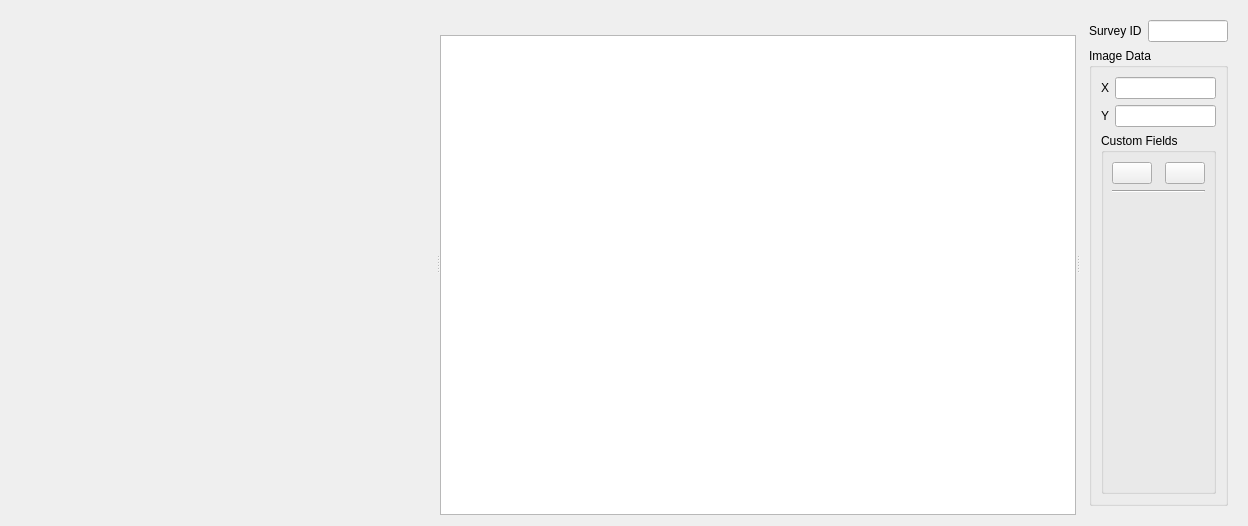
<?xml version='1.0' encoding='utf-8'?>
<!-- Modified by: Anson, 2026-03 — menu restructuring, toolbar layout -->
<ui version="4.0">
 <class>CentralWidget</class>
 <widget class="QWidget" name="CentralWidget">
  <property name="geometry">
   <rect>
    <x>0</x>
    <y>0</y>
    <width>1248</width>
    <height>526</height>
   </rect>
  </property>
  <property name="windowTitle">
   <string>Form</string>
  </property>
  <layout class="QVBoxLayout" name="verticalLayout_main">
   <item>
    <widget class="QSplitter" name="splitterMain">
     <property name="orientation">
      <enum>Qt::Horizontal</enum>
     </property>
     <widget class="QFrame" name="framePointWidget">
     <property name="sizePolicy">
      <sizepolicy hsizetype="Fixed" vsizetype="Preferred">
       <horstretch>1</horstretch>
       <verstretch>0</verstretch>
      </sizepolicy>
     </property>
     <property name="minimumSize">
      <size>
       <width>425</width>
       <height>0</height>
      </size>
     </property>
     <property name="maximumSize">
      <size>
       <width>16777215</width>
       <height>16777215</height>
      </size>
     </property>
     <property name="frameShape">
      <enum>QFrame::NoFrame</enum>
     </property>
     <property name="frameShadow">
      <enum>QFrame::Plain</enum>
     </property>
     <property name="lineWidth">
      <number>0</number>
     </property>
     <layout class="QVBoxLayout" name="verticalLayout">
      <property name="spacing">
       <number>0</number>
      </property>
      <property name="leftMargin">
       <number>0</number>
      </property>
      <property name="topMargin">
       <number>0</number>
      </property>
      <property name="rightMargin">
       <number>0</number>
      </property>
      <property name="bottomMargin">
       <number>0</number>
      </property>
     </layout>
    </widget>
    <widget class="QFrame" name="frameCenter">
     <property name="sizePolicy">
      <sizepolicy hsizetype="Preferred" vsizetype="Preferred">
       <horstretch>3</horstretch>
       <verstretch>0</verstretch>
      </sizepolicy>
     </property>
     <property name="frameShape">
      <enum>QFrame::NoFrame</enum>
     </property>
     <property name="frameShadow">
      <enum>QFrame::Raised</enum>
     </property>
     <layout class="QVBoxLayout" name="verticalLayout_4">
      <property name="spacing">
       <number>0</number>
      </property>
      <property name="leftMargin">
       <number>0</number>
      </property>
      <property name="topMargin">
       <number>0</number>
      </property>
      <property name="rightMargin">
       <number>0</number>
      </property>
      <property name="bottomMargin">
       <number>0</number>
      </property>
      <item>
       <layout class="QHBoxLayout" name="horizontalLayout">
        <property name="spacing">
         <number>10</number>
        </property>
        <property name="topMargin">
         <number>4</number>
        </property>


         <item>
          <spacer name="horizontalSpacer_left">
           <property name="orientation">
            <enum>Qt::Horizontal</enum>
           </property>
           <property name="sizeType">
            <enum>QSizePolicy::Expanding</enum>
           </property>
           <property name="sizeHint" stdset="0">
            <size>
             <width>40</width>
             <height>20</height>
            </size>
           </property>
          </spacer>
         </item>
         <item>
          <widget class="QLabel" name="labelWorkingDirectory">
          <property name="text">
           <string />
          </property>
         </widget>
        </item>
        <item>
         <spacer name="horizontalSpacer_right">
          <property name="orientation">
           <enum>Qt::Horizontal</enum>
          </property>
          <property name="sizeType">
           <enum>QSizePolicy::Expanding</enum>
          </property>
          <property name="sizeHint" stdset="0">
           <size>
            <width>40</width>
            <height>20</height>
           </size>
          </property>
         </spacer>
        </item></layout>
      </item>
     <item>
       <widget class="CentralGraphicsView" name="graphicsView" />
      </item>
      </layout>
    </widget>
    <widget class="QFrame" name="frameCustomField">
     <property name="sizePolicy">
      <sizepolicy hsizetype="Preferred" vsizetype="Preferred">
       <horstretch>1</horstretch>
       <verstretch>0</verstretch>
      </sizepolicy>
     </property>
     <property name="frameShape">
      <enum>QFrame::NoFrame</enum>
     </property>
     <property name="frameShadow">
      <enum>QFrame::Raised</enum>
     </property>
     <layout class="QVBoxLayout" name="verticalLayout_5">
      <item>
       <layout class="QHBoxLayout" name="SurveyId">
        <item>
         <widget class="QLabel" name="label_4">
          <property name="text">
           <string>Survey ID</string>
          </property>
         </widget>
        </item>
        <item>
         <widget class="QLineEdit" name="lineEditSurveyId" />
        </item>
       </layout>
      </item>
      <item>
       <widget class="QGroupBox" name="groupBoxImageData">
        <property name="minimumSize">
         <size>
          <width>0</width>
          <height>0</height>
         </size>
        </property>
        <property name="maximumSize">
         <size>
          <width>16777215</width>
          <height>16777215</height>
         </size>
        </property>
        <property name="title">
         <string>Image Data</string>
        </property>
        <layout class="QVBoxLayout" name="verticalLayout_2">
         <item>
          <layout class="QHBoxLayout" name="horizontalLayout_2">
           <item>
            <widget class="QLabel" name="label">
             <property name="text">
              <string>X</string>
             </property>
            </widget>
           </item>
           <item>
            <widget class="QLineEdit" name="lineEditX">
             <property name="sizePolicy">
              <sizepolicy hsizetype="Expanding" vsizetype="Fixed">
               <horstretch>0</horstretch>
               <verstretch>0</verstretch>
              </sizepolicy>
             </property>
            </widget>
           </item>
          </layout>
         </item>
         <item>
          <layout class="QHBoxLayout" name="horizontalLayout_3">
           <item>
            <widget class="QLabel" name="label_2">
             <property name="text">
              <string>Y</string>
             </property>
            </widget>
           </item>
           <item>
            <widget class="QLineEdit" name="lineEditY" />
           </item>
          </layout>
         </item>
         <item>
          <widget class="QGroupBox" name="groupBoxCustomFields">
           <property name="sizePolicy">
            <sizepolicy hsizetype="Preferred" vsizetype="Expanding">
             <horstretch>0</horstretch>
             <verstretch>0</verstretch>
            </sizepolicy>
           </property>
           <property name="title">
            <string>Custom Fields</string>
           </property>
           <layout class="QVBoxLayout" name="verticalLayout_3">
            <property name="leftMargin">
             <number>8</number>
            </property>
            <property name="rightMargin">
             <number>8</number>
            </property>
            <item>
             <layout class="QHBoxLayout" name="horizontalLayout_4">
              <item>
               <widget class="QPushButton" name="pushButtonDeleteField">
                <property name="toolTip">
                 <string>Delete custom field.</string>
                </property>
                <property name="text">
                 <string />
                </property>
                <property name="icon">
                 <iconset>
                  <normaloff>:/icons/delete.svg</normaloff>:/icons/delete.svg</iconset>
                </property>
                <property name="iconSize">
                 <size>
                  <width>24</width>
                  <height>24</height>
                 </size>
                </property>
               </widget>
              </item>
              <item>
               <spacer name="horizontalSpacer">
                <property name="orientation">
                 <enum>Qt::Horizontal</enum>
                </property>
                <property name="sizeHint" stdset="0">
                 <size>
                  <width>40</width>
                  <height>20</height>
                 </size>
                </property>
               </spacer>
              </item>
              <item>
               <widget class="QPushButton" name="pushButtonAddField">
                <property name="toolTip">
                 <string>Add custom field.</string>
                </property>
                <property name="text">
                 <string />
                </property>
                <property name="icon">
                 <iconset>
                  <normaloff>:/icons/add.svg</normaloff>:/icons/add.svg</iconset>
                </property>
                <property name="iconSize">
                 <size>
                  <width>24</width>
                  <height>24</height>
                 </size>
                </property>
               </widget>
              </item>
             </layout>
            </item>
            <item>
             <widget class="Line" name="line">
              <property name="orientation">
               <enum>Qt::Horizontal</enum>
              </property>
             </widget>
            </item>
            <item>
             <widget class="QFrame" name="frameCustomFields">
              <property name="sizePolicy">
               <sizepolicy hsizetype="Preferred" vsizetype="Expanding">
                <horstretch>0</horstretch>
                <verstretch>0</verstretch>
               </sizepolicy>
              </property>
              <property name="frameShape">
               <enum>QFrame::NoFrame</enum>
              </property>
              <property name="frameShadow">
               <enum>QFrame::Plain</enum>
              </property>
             </widget>
            </item>
           </layout>
          </widget>
         </item>
        </layout>
       </widget>
      </item>
     </layout>
    </widget>
     </widget>
   </item>
  </layout>
 </widget>
 <customwidgets>
  <customwidget>
   <class>CentralGraphicsView</class>
   <extends>QGraphicsView</extends>
   <header>ddg/central_graphics_view</header>
  </customwidget>
 </customwidgets>
 <resources>
  <include location="../icons/ddg.qrc" />
 </resources>
 <connections />
</ui>
